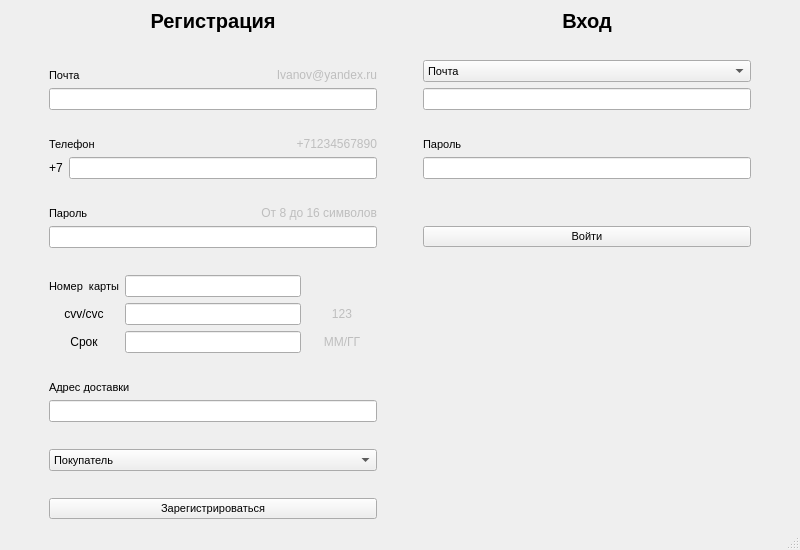
<?xml version="1.0" encoding="UTF-8"?>
<ui version="4.0">
 <class>MainWindow</class>
 <widget class="QMainWindow" name="MainWindow">
  <property name="enabled">
   <bool>true</bool>
  </property>
  <property name="geometry">
   <rect>
    <x>0</x>
    <y>0</y>
    <width>800</width>
    <height>550</height>
   </rect>
  </property>
  <property name="windowTitle">
   <string>Energy House Shop</string>
  </property>
  <widget class="QWidget" name="centralwidget">
   <layout class="QGridLayout" name="gridLayout">
    <item row="1" column="1">
     <spacer name="verticalSpacer">
      <property name="orientation">
       <enum>Qt::Vertical</enum>
      </property>
      <property name="sizeHint" stdset="0">
       <size>
        <width>20</width>
        <height>40</height>
       </size>
      </property>
     </spacer>
    </item>
    <item row="0" column="1">
     <spacer name="verticalSpacer_10">
      <property name="orientation">
       <enum>Qt::Vertical</enum>
      </property>
      <property name="sizeHint" stdset="0">
       <size>
        <width>20</width>
        <height>40</height>
       </size>
      </property>
     </spacer>
    </item>
    <item row="2" column="1">
     <layout class="QGridLayout" name="gridLayout_2">
      <item row="9" column="0">
       <layout class="QHBoxLayout" name="horizontalLayout_4">
        <item>
         <widget class="QLabel" name="reg_label_password">
          <property name="enabled">
           <bool>true</bool>
          </property>
          <property name="font">
           <font>
            <pointsize>8</pointsize>
           </font>
          </property>
          <property name="text">
           <string>Пароль</string>
          </property>
          <property name="alignment">
           <set>Qt::AlignBottom|Qt::AlignLeading|Qt::AlignLeft</set>
          </property>
         </widget>
        </item>
        <item>
         <widget class="QLabel" name="reg_label_password_extra">
          <property name="enabled">
           <bool>false</bool>
          </property>
          <property name="text">
           <string>От 8 до 16 символов</string>
          </property>
          <property name="alignment">
           <set>Qt::AlignBottom|Qt::AlignRight|Qt::AlignTrailing</set>
          </property>
         </widget>
        </item>
       </layout>
      </item>
      <item row="0" column="0">
       <widget class="QLabel" name="reg_label">
        <property name="enabled">
         <bool>true</bool>
        </property>
        <property name="font">
         <font>
          <pointsize>15</pointsize>
          <weight>75</weight>
          <bold>true</bold>
         </font>
        </property>
        <property name="text">
         <string>Регистрация</string>
        </property>
        <property name="alignment">
         <set>Qt::AlignCenter</set>
        </property>
       </widget>
      </item>
      <item row="20" column="0">
       <widget class="QPushButton" name="reg_pushButton_reg">
        <property name="font">
         <font>
          <pointsize>8</pointsize>
         </font>
        </property>
        <property name="text">
         <string>Зарегистрироваться</string>
        </property>
       </widget>
      </item>
      <item row="13" column="0">
       <layout class="QGridLayout" name="gridLayout_3">
        <item row="1" column="2">
         <widget class="QLineEdit" name="reg_lineEdit_cvc">
          <property name="maxLength">
           <number>3</number>
          </property>
          <property name="echoMode">
           <enum>QLineEdit::PasswordEchoOnEdit</enum>
          </property>
         </widget>
        </item>
        <item row="2" column="0">
         <widget class="QLabel" name="reg_label_date">
          <property name="text">
           <string>Срок</string>
          </property>
          <property name="alignment">
           <set>Qt::AlignCenter</set>
          </property>
         </widget>
        </item>
        <item row="0" column="2">
         <widget class="QLineEdit" name="reg_lineEdit_bankcard">
          <property name="text">
           <string/>
          </property>
          <property name="maxLength">
           <number>16</number>
          </property>
         </widget>
        </item>
        <item row="2" column="2">
         <widget class="QLineEdit" name="reg_lineEdit_date">
          <property name="autoFillBackground">
           <bool>false</bool>
          </property>
          <property name="maxLength">
           <number>5</number>
          </property>
          <property name="echoMode">
           <enum>QLineEdit::Normal</enum>
          </property>
         </widget>
        </item>
        <item row="0" column="3">
         <widget class="QLabel" name="reg_label_bankcard_extra">
          <property name="enabled">
           <bool>false</bool>
          </property>
          <property name="text">
           <string/>
          </property>
          <property name="alignment">
           <set>Qt::AlignCenter</set>
          </property>
         </widget>
        </item>
        <item row="0" column="0">
         <widget class="QLabel" name="reg_label_bankcard">
          <property name="font">
           <font>
            <pointsize>8</pointsize>
           </font>
          </property>
          <property name="text">
           <string>Номер  карты</string>
          </property>
          <property name="alignment">
           <set>Qt::AlignCenter</set>
          </property>
         </widget>
        </item>
        <item row="1" column="3">
         <widget class="QLabel" name="reg_label_cvc_extra">
          <property name="enabled">
           <bool>false</bool>
          </property>
          <property name="text">
           <string>123</string>
          </property>
          <property name="alignment">
           <set>Qt::AlignCenter</set>
          </property>
         </widget>
        </item>
        <item row="1" column="0">
         <widget class="QLabel" name="reg_label_cvc">
          <property name="text">
           <string>cvv/cvc</string>
          </property>
          <property name="alignment">
           <set>Qt::AlignCenter</set>
          </property>
         </widget>
        </item>
        <item row="2" column="3">
         <widget class="QLabel" name="reg_label_date_extra">
          <property name="enabled">
           <bool>false</bool>
          </property>
          <property name="text">
           <string>     ММ/ГГ     </string>
          </property>
          <property name="alignment">
           <set>Qt::AlignCenter</set>
          </property>
         </widget>
        </item>
       </layout>
      </item>
      <item row="2" column="0">
       <layout class="QHBoxLayout" name="horizontalLayout">
        <item>
         <widget class="QLabel" name="reg_label_email">
          <property name="enabled">
           <bool>true</bool>
          </property>
          <property name="font">
           <font>
            <pointsize>8</pointsize>
           </font>
          </property>
          <property name="text">
           <string>Почта</string>
          </property>
          <property name="alignment">
           <set>Qt::AlignBottom|Qt::AlignLeading|Qt::AlignLeft</set>
          </property>
         </widget>
        </item>
        <item>
         <widget class="QLabel" name="reg_label_email_extra">
          <property name="enabled">
           <bool>false</bool>
          </property>
          <property name="mouseTracking">
           <bool>true</bool>
          </property>
          <property name="text">
           <string>Ivanov@yandex.ru</string>
          </property>
          <property name="alignment">
           <set>Qt::AlignBottom|Qt::AlignRight|Qt::AlignTrailing</set>
          </property>
         </widget>
        </item>
       </layout>
      </item>
      <item row="11" column="0">
       <widget class="QLineEdit" name="reg_lineEdit_password">
        <property name="maxLength">
         <number>16</number>
        </property>
        <property name="echoMode">
         <enum>QLineEdit::PasswordEchoOnEdit</enum>
        </property>
       </widget>
      </item>
      <item row="7" column="2">
       <widget class="QLineEdit" name="ent_lineEdit_password">
        <property name="maxLength">
         <number>16</number>
        </property>
        <property name="echoMode">
         <enum>QLineEdit::PasswordEchoOnEdit</enum>
        </property>
       </widget>
      </item>
      <item row="11" column="1">
       <spacer name="horizontalSpacer_3">
        <property name="orientation">
         <enum>Qt::Horizontal</enum>
        </property>
        <property name="sizeType">
         <enum>QSizePolicy::Preferred</enum>
        </property>
        <property name="sizeHint" stdset="0">
         <size>
          <width>40</width>
          <height>20</height>
         </size>
        </property>
       </spacer>
      </item>
      <item row="6" column="2">
       <layout class="QHBoxLayout" name="horizontalLayout_9">
        <item>
         <widget class="QLabel" name="ent_label_password">
          <property name="enabled">
           <bool>true</bool>
          </property>
          <property name="font">
           <font>
            <pointsize>8</pointsize>
           </font>
          </property>
          <property name="text">
           <string>Пароль</string>
          </property>
          <property name="alignment">
           <set>Qt::AlignBottom|Qt::AlignLeading|Qt::AlignLeft</set>
          </property>
         </widget>
        </item>
       </layout>
      </item>
      <item row="15" column="0">
       <layout class="QHBoxLayout" name="horizontalLayout_8">
        <item>
         <widget class="QLabel" name="reg_label_address">
          <property name="font">
           <font>
            <pointsize>8</pointsize>
           </font>
          </property>
          <property name="text">
           <string>Адрес доставки</string>
          </property>
          <property name="alignment">
           <set>Qt::AlignBottom|Qt::AlignLeading|Qt::AlignLeft</set>
          </property>
         </widget>
        </item>
        <item>
         <widget class="QLabel" name="reg_label_address_extra">
          <property name="enabled">
           <bool>false</bool>
          </property>
          <property name="text">
           <string/>
          </property>
          <property name="alignment">
           <set>Qt::AlignBottom|Qt::AlignRight|Qt::AlignTrailing</set>
          </property>
         </widget>
        </item>
       </layout>
      </item>
      <item row="2" column="2">
       <widget class="QComboBox" name="ent_comboBox_emlphn">
        <property name="font">
         <font>
          <pointsize>8</pointsize>
         </font>
        </property>
        <item>
         <property name="text">
          <string>Почта</string>
         </property>
        </item>
        <item>
         <property name="text">
          <string>Телефон</string>
         </property>
        </item>
       </widget>
      </item>
      <item row="6" column="0">
       <layout class="QHBoxLayout" name="horizontalLayout_2">
        <item>
         <widget class="QLabel" name="reg_label_phone">
          <property name="font">
           <font>
            <pointsize>8</pointsize>
           </font>
          </property>
          <property name="text">
           <string>Телефон</string>
          </property>
          <property name="alignment">
           <set>Qt::AlignBottom|Qt::AlignLeading|Qt::AlignLeft</set>
          </property>
         </widget>
        </item>
        <item>
         <widget class="QLabel" name="reg_label_phone_extra">
          <property name="enabled">
           <bool>false</bool>
          </property>
          <property name="text">
           <string>+71234567890</string>
          </property>
          <property name="alignment">
           <set>Qt::AlignBottom|Qt::AlignRight|Qt::AlignTrailing</set>
          </property>
         </widget>
        </item>
       </layout>
      </item>
      <item row="18" column="0">
       <widget class="QComboBox" name="reg_ComboBox_role">
        <property name="font">
         <font>
          <pointsize>8</pointsize>
         </font>
        </property>
        <item>
         <property name="text">
          <string>Покупатель</string>
         </property>
        </item>
        <item>
         <property name="text">
          <string>Сотрудник</string>
         </property>
        </item>
       </widget>
      </item>
      <item row="0" column="2">
       <widget class="QLabel" name="ent_label">
        <property name="enabled">
         <bool>true</bool>
        </property>
        <property name="font">
         <font>
          <pointsize>15</pointsize>
          <weight>75</weight>
          <bold>true</bold>
         </font>
        </property>
        <property name="text">
         <string>Вход</string>
        </property>
        <property name="alignment">
         <set>Qt::AlignCenter</set>
        </property>
       </widget>
      </item>
      <item row="11" column="2">
       <widget class="QPushButton" name="ent_pushButton_ent">
        <property name="font">
         <font>
          <pointsize>8</pointsize>
         </font>
        </property>
        <property name="text">
         <string>Войти</string>
        </property>
       </widget>
      </item>
      <item row="4" column="2">
       <widget class="QLineEdit" name="ent_lineEdit_postnum"/>
      </item>
      <item row="7" column="0">
       <layout class="QFormLayout" name="formLayout_4">
        <item row="0" column="1">
         <widget class="QLineEdit" name="reg_lineEdit_num">
          <property name="maxLength">
           <number>10</number>
          </property>
         </widget>
        </item>
        <item row="0" column="0">
         <widget class="QLabel" name="reg_lineEdit_num_extra">
          <property name="text">
           <string>+7</string>
          </property>
         </widget>
        </item>
       </layout>
      </item>
      <item row="4" column="0">
       <widget class="QLineEdit" name="reg_lineEdit_post"/>
      </item>
      <item row="16" column="0">
       <widget class="QLineEdit" name="reg_lineEdit_address"/>
      </item>
      <item row="19" column="1">
       <spacer name="verticalSpacer_4">
        <property name="orientation">
         <enum>Qt::Vertical</enum>
        </property>
        <property name="sizeHint" stdset="0">
         <size>
          <width>20</width>
          <height>40</height>
         </size>
        </property>
       </spacer>
      </item>
      <item row="17" column="1">
       <spacer name="verticalSpacer_12">
        <property name="orientation">
         <enum>Qt::Vertical</enum>
        </property>
        <property name="sizeHint" stdset="0">
         <size>
          <width>20</width>
          <height>40</height>
         </size>
        </property>
       </spacer>
      </item>
      <item row="14" column="1">
       <spacer name="verticalSpacer_3">
        <property name="orientation">
         <enum>Qt::Vertical</enum>
        </property>
        <property name="sizeHint" stdset="0">
         <size>
          <width>20</width>
          <height>40</height>
         </size>
        </property>
       </spacer>
      </item>
      <item row="12" column="1">
       <spacer name="verticalSpacer_5">
        <property name="orientation">
         <enum>Qt::Vertical</enum>
        </property>
        <property name="sizeHint" stdset="0">
         <size>
          <width>20</width>
          <height>40</height>
         </size>
        </property>
       </spacer>
      </item>
      <item row="8" column="1">
       <spacer name="verticalSpacer_6">
        <property name="orientation">
         <enum>Qt::Vertical</enum>
        </property>
        <property name="sizeHint" stdset="0">
         <size>
          <width>20</width>
          <height>40</height>
         </size>
        </property>
       </spacer>
      </item>
      <item row="5" column="1">
       <spacer name="verticalSpacer_7">
        <property name="orientation">
         <enum>Qt::Vertical</enum>
        </property>
        <property name="sizeHint" stdset="0">
         <size>
          <width>20</width>
          <height>40</height>
         </size>
        </property>
       </spacer>
      </item>
      <item row="1" column="1">
       <spacer name="verticalSpacer_8">
        <property name="orientation">
         <enum>Qt::Vertical</enum>
        </property>
        <property name="sizeHint" stdset="0">
         <size>
          <width>20</width>
          <height>40</height>
         </size>
        </property>
       </spacer>
      </item>
     </layout>
    </item>
    <item row="2" column="3">
     <spacer name="horizontalSpacer_2">
      <property name="orientation">
       <enum>Qt::Horizontal</enum>
      </property>
      <property name="sizeType">
       <enum>QSizePolicy::Preferred</enum>
      </property>
      <property name="sizeHint" stdset="0">
       <size>
        <width>40</width>
        <height>20</height>
       </size>
      </property>
     </spacer>
    </item>
    <item row="2" column="0">
     <spacer name="horizontalSpacer">
      <property name="orientation">
       <enum>Qt::Horizontal</enum>
      </property>
      <property name="sizeType">
       <enum>QSizePolicy::Preferred</enum>
      </property>
      <property name="sizeHint" stdset="0">
       <size>
        <width>40</width>
        <height>20</height>
       </size>
      </property>
     </spacer>
    </item>
    <item row="3" column="1">
     <spacer name="verticalSpacer_2">
      <property name="orientation">
       <enum>Qt::Vertical</enum>
      </property>
      <property name="sizeHint" stdset="0">
       <size>
        <width>20</width>
        <height>40</height>
       </size>
      </property>
     </spacer>
    </item>
    <item row="4" column="1">
     <spacer name="verticalSpacer_11">
      <property name="orientation">
       <enum>Qt::Vertical</enum>
      </property>
      <property name="sizeHint" stdset="0">
       <size>
        <width>20</width>
        <height>40</height>
       </size>
      </property>
     </spacer>
    </item>
   </layout>
  </widget>
  <widget class="QMenuBar" name="menubar">
   <property name="geometry">
    <rect>
     <x>0</x>
     <y>0</y>
     <width>800</width>
     <height>21</height>
    </rect>
   </property>
  </widget>
  <widget class="QStatusBar" name="statusbar"/>
 </widget>
 <resources/>
 <connections/>
</ui>
